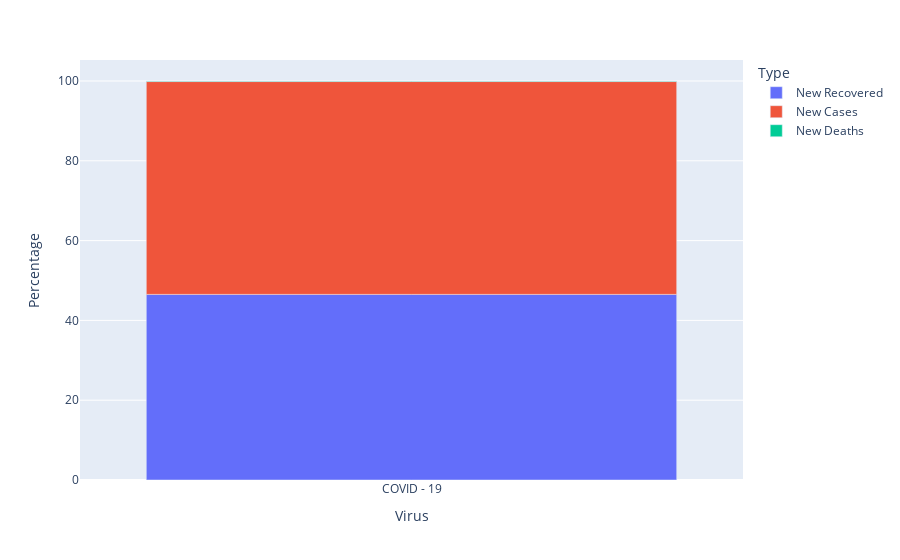

The notebook cell saved with this chart:
### Code cell
fig = px.bar(cases_df, x = 'Virus', y = 'Percentage', color = 'Type', hover_data = ['Total'])
fig.show()

### Figure 1 — Plotly figure (JSON) as saved in the notebook; plotly's stock layout.template omitted (floating-point values rounded to 4 significant figures)
{"data": [{"alignmentgroup": "True", "customdata": [[1358185]], "hovertemplate": "Type=New Recovered<br>Virus=%{x}<br>Percentage=%{y}<br>Total=%{customdata[0]}<extra></extra>", "legendgroup": "New Recovered", "marker": {"color": "#636efa", "pattern": {"shape": ""}}, "name": "New Recovered", "offsetgroup": "New Recovered", "orientation": "v", "showlegend": true, "textposition": "auto", "type": "bar", "x": ["COVID - 19"], "xaxis": "x", "y": [46.52], "yaxis": "y"}, {"alignmentgroup": "True", "customdata": [[1557505]], "hovertemplate": "Type=New Cases<br>Virus=%{x}<br>Percentage=%{y}<br>Total=%{customdata[0]}<extra></extra>", "legendgroup": "New Cases", "marker": {"color": "#EF553B", "pattern": {"shape": ""}}, "name": "New Cases", "offsetgroup": "New Cases", "orientation": "v", "showlegend": true, "textposition": "auto", "type": "bar", "x": ["COVID - 19"], "xaxis": "x", "y": [53.34], "yaxis": "y"}, {"alignmentgroup": "True", "customdata": [[4047]], "hovertemplate": "Type=New Deaths<br>Virus=%{x}<br>Percentage=%{y}<br>Total=%{customdata[0]}<extra></extra>", "legendgroup": "New Deaths", "marker": {"color": "#00cc96", "pattern": {"shape": ""}}, "name": "New Deaths", "offsetgroup": "New Deaths", "orientation": "v", "showlegend": true, "textposition": "auto", "type": "bar", "x": ["COVID - 19"], "xaxis": "x", "y": [0.14], "yaxis": "y"}], "layout": {"barmode": "relative", "legend": {"title": {"text": "Type"}, "tracegroupgap": 0}, "margin": {"t": 60}, "xaxis": {"anchor": "y", "domain": [0, 1], "title": {"text": "Virus"}}, "yaxis": {"anchor": "x", "domain": [0, 1], "title": {"text": "Percentage"}}}}
